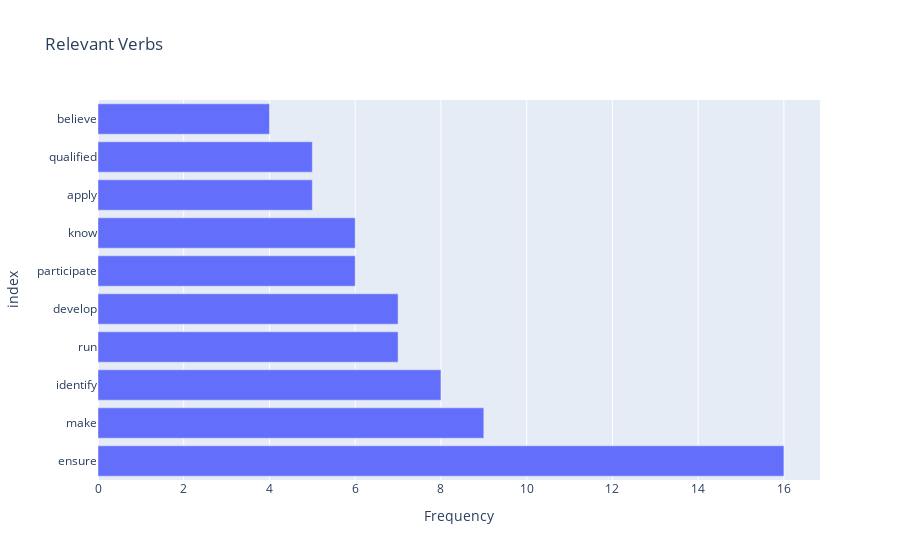

Notebook cell for this chart:
### Code cell
tags['Verbs']

### Figure 1 — Plotly figure (JSON) as saved in the notebook; plotly's stock layout.template omitted (floating-point values rounded to 4 significant figures)
{"data": [{"alignmentgroup": "True", "hovertemplate": "Frequency=%{x}<br>index=%{y}<extra></extra>", "legendgroup": "", "marker": {"color": "#636efa", "pattern": {"shape": ""}}, "name": "", "offsetgroup": "", "orientation": "h", "showlegend": false, "textposition": "auto", "type": "bar", "x": [16, 9, 8, 7, 7, 6, 6, 5, 5, 4], "xaxis": "x", "y": ["ensure", "make", "identify", "run", "develop", "participate", "know", "apply", "qualified", "believe"], "yaxis": "y"}], "layout": {"autosize": true, "barmode": "relative", "legend": {"tracegroupgap": 0}, "title": {"text": "Relevant Verbs"}, "xaxis": {"anchor": "y", "autorange": true, "domain": [0, 1], "range": [0, 16.84], "title": {"text": "Frequency"}, "type": "linear"}, "yaxis": {"anchor": "x", "autorange": true, "domain": [0, 1], "range": [-0.5, 9.5], "title": {"text": "index"}, "type": "category"}}}
